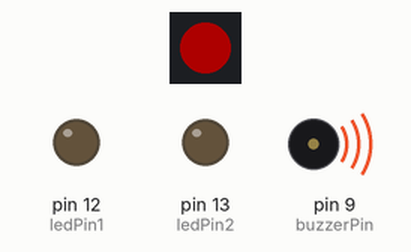
Recording of a sketch running on a simulated Arduino Uno, built with avr-gcc and run on an emulated ATmega328P. Shown: 1 RGB LEDs in strip order, left to right, output pins drawn as LEDs (lit = HIGH), buzzer (waves = sounding). Dim RGB values are drawn brighter than linear.

Above: at 0.1 s.
At 4.1 s:
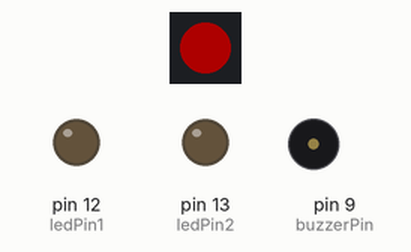
At 27.6 s:
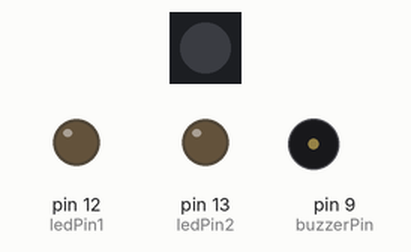
Timing chart, 0 to 29.1 s (numbered marks = the images above):
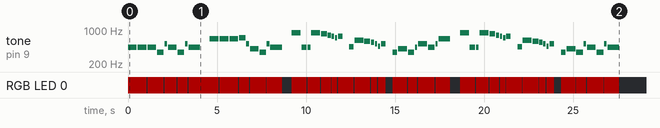

The sketch:

pumpkins.ino
```cpp
#include <Adafruit_NeoPixel.h>

// This is the definition of notes by frequency
const int c = 261;
const int d = 294;
const int e = 329;
const int f = 349;
const int g = 391;
const int gS = 415;
const int a = 440;
const int aS = 455;
const int b = 466;
const int cH = 523;
const int cSH = 554;
const int dH = 587;
const int dSH = 622;
const int eH = 659;
const int fH = 698;
const int fSH = 740;
const int gH = 784;
const int gSH = 830;
const int aH = 880;

// These are the pins the components are connected to
const int buzzerPin = 9;
const int ledPin1 = 12;
const int ledPin2 = 13;
#define PIN 10

Adafruit_NeoPixel strip = Adafruit_NeoPixel(1, PIN, NEO_GRB + NEO_KHZ800);

int counter = 0;
boolean hasplayed = false;

// Choose the notes you want to play here - this is the Star Wars theme song
int melodya[] = {a, a, a, f, cH, a, f, cH, a};
int beatsa[] = {500, 500, 500, 350, 150, 500, 350, 150, 650};

int melodyb[] = {eH, eH, eH, fH, cH, gS, f, cH, a};
int beatsb[] = {500, 500, 500, 350, 150, 500, 350, 150, 650};

int melodyc[] = {aH, a, a, aH, gSH, gH, fSH, fH, fSH};
int beatsc[] = {500, 300, 150, 500, 325, 175, 125, 125, 250};

int melodyd[] = {aS, dSH, dH, cSH, cH, b, cH};
int beatsd[] = {250, 500, 325, 175, 125, 125, 250};

int melodye[] = {f, gS, f, a, cH, a, cH, eH};
int beatse[] = {250, 500, 350, 125, 500, 375, 125, 650};

int melodyf[] = {f, gS, f, cH, a, f, cH, a};
int beatsf[] = {250, 500, 375, 125, 500, 375, 125, 650};

void setup()
{
  //Setup pin modes
  pinMode(buzzerPin, OUTPUT);
  pinMode(ledPin1, OUTPUT);
  pinMode(ledPin2, OUTPUT);

  strip.begin();
  strip.setBrightness(50);
  strip.show();
}

void loop()
{
  //If you want to have the music play continuously, remove the below line
  if (hasplayed == true){ return;}
  for (int i=0; i<sizeof(melodya)/sizeof(*melodya); i++) {
    beep(melodya[i], beatsa[i]);
  }
  delay(500);
  for (int i=0; i<sizeof(melodyb)/sizeof(*melodyb); i++) {
    beep(melodyb[i], beatsb[i]);
  }
  delay(500);
  for (int i=0; i<sizeof(melodyc)/sizeof(*melodyc); i++) {
    beep(melodyc[i], beatsc[i]);
  }
  delay(325);
  for (int i=0; i<sizeof(melodyd)/sizeof(*melodyd); i++) {
    beep(melodyd[i], beatsd[i]);
  }
  delay(350);
  for (int i=0; i<sizeof(melodye)/sizeof(*melodye); i++) {
    beep(melodye[i], beatse[i]);
  }
  delay(500);
  for (int i=0; i<sizeof(melodyc)/sizeof(*melodyc); i++) {
    beep(melodyc[i], beatsc[i]);
  }
  delay(325);
  for (int i=0; i<sizeof(melodyd)/sizeof(*melodyd); i++) {
    beep(melodyd[i], beatsd[i]);
  }
  delay(350);
  for (int i=0; i<sizeof(melodyf)/sizeof(*melodyf); i++) {
    beep(melodyf[i], beatsf[i]);
  }
  delay(650);

  hasplayed = true;
}

void beep(int note, int duration)
{
  //Play tone on buzzerPin
  tone(buzzerPin, note, duration);

  //Blink the light depending on value of 'counter'
  if(counter % 2 == 0)
  {
    strip.setPixelColor(0, strip.Color(255, 0, 0));
    strip.show();
    delay(duration);
  }else
  {
    delay(duration);
    strip.setPixelColor(0, strip.Color(0, 0, 0));
    strip.show();
  }

  //Stop tone on buzzerPin
  noTone(buzzerPin);

  delay(50);

  //Increment counter
  counter++;
}
```

Measured:
- by itself, tone on pin 9 (buzzerPin): plays 440 Hz for 0.50 s, 440 Hz for 0.50 s, 440 Hz for 0.50 s, 349 Hz for 0.35 s, 523 Hz for 0.15 s, 440 Hz for 0.50 s … (66 notes in this stretch)
